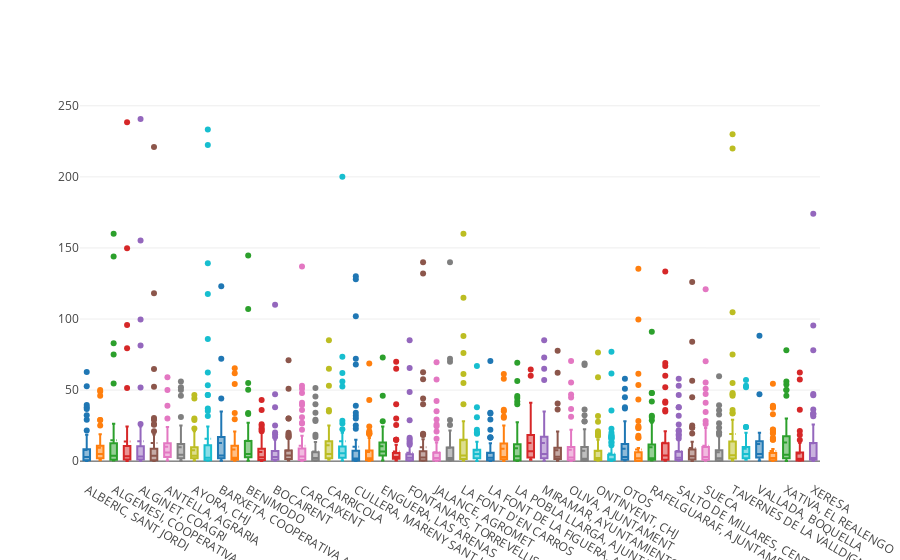

Write notebook code for a chart like this one.
### Code cell
# boxplot interactivo con estadística básica de las estaciones seleccionadas
# SÓLO tiene en cuenta los días de lluvia

boxplot_raindays = []
for col in list(bp_raindays.columns):
    boxplot_raindays.append(go.Box (y=bp_raindays[col], name=col, showlegend=False,
                                    boxmean= True               ) )
iplot(boxplot_raindays)

### Figure 1 — Plotly figure (JSON) as saved in the notebook; plotly's stock layout.template omitted (floating-point values rounded to 4 significant figures; data arrays with more than 128 entries replaced by an {"elided": "..."} marker saying what was removed)
{"data": [{"boxmean": true, "name": "ALBERIC, SANT JORDI", "showlegend": false, "type": "box", "uid": "30b884fe-712f-42e9-ba35-7b6d0994a89e", "y": {"elided": "365 float values"}}, {"boxmean": true, "name": "ALCANTARA DE XUQUER,AYUNTAMIEN", "showlegend": false, "type": "box", "uid": "26383315-5371-427e-ab8f-7133bbb0f061", "y": {"elided": "365 float values"}}, {"boxmean": true, "name": "ALGEMESI, COOPERATIVA", "showlegend": false, "type": "box", "uid": "7b244e47-b24b-489d-ad3c-f95ebdc871f4", "y": {"elided": "365 float values"}}, {"boxmean": true, "name": "ALGINET", "showlegend": false, "type": "box", "uid": "511e906f-aeb0-4654-aa51-729d7f00ca84", "y": {"elided": "365 float values"}}, {"boxmean": true, "name": "ALGINET, COAGRI", "showlegend": false, "type": "box", "uid": "218c347f-0b6e-4ccb-b6ab-a93997db9520", "y": {"elided": "365 float values"}}, {"boxmean": true, "name": "ALZIRA, TORRECHO", "showlegend": false, "type": "box", "uid": "95b2c9ef-bb3d-4776-b910-97b15c6775a9", "y": {"elided": "365 float values"}}, {"boxmean": true, "name": "ANTELLA, AGRARIA", "showlegend": false, "type": "box", "uid": "6bec2eb0-9807-4f11-8571-be54bf6c559b", "y": {"elided": "365 float values"}}, {"boxmean": true, "name": "ANTELLA, FONT DOLCA", "showlegend": false, "type": "box", "uid": "f9725757-416c-4efc-ae28-74e5ec1dd00f", "y": {"elided": "365 float values"}}, {"boxmean": true, "name": "AYORA, CHJ", "showlegend": false, "type": "box", "uid": "972a0717-6bba-4eb2-9e29-7fe8b6a54763", "y": {"elided": "365 float values"}}, {"boxmean": true, "name": "BARX", "showlegend": false, "type": "box", "uid": "c41d7d7a-bfdb-4d0a-91ff-5bf80a05264c", "y": {"elided": "365 float values"}}, {"boxmean": true, "name": "BARXETA, COOPERATIVA AGRICOLA", "showlegend": false, "type": "box", "uid": "a13b3976-92b8-4d52-8425-52da81dfc0ad", "y": {"elided": "365 float values"}}, {"boxmean": true, "name": "BENIATJAR, LES PLANISSES", "showlegend": false, "type": "box", "uid": "9c2d5bc3-7eda-48b7-b8f2-f6bd8aea0d39", "y": {"elided": "365 float values"}}, {"boxmean": true, "name": "BENIMODO", "showlegend": false, "type": "box", "uid": "1f596b3b-ef31-4487-a870-5d072b922824", "y": {"elided": "365 float values"}}, {"boxmean": true, "name": "BICORP", "showlegend": false, "type": "box", "uid": "7106760d-b96d-4ec5-8d1a-c81579c6e421", "y": {"elided": "365 float values"}}, {"boxmean": true, "name": "BOCAIRENT", "showlegend": false, "type": "box", "uid": "3a634786-48c5-4b3f-ba9b-e2679e189a4f", "y": {"elided": "365 float values"}}, {"boxmean": true, "name": "BOLBAITE", "showlegend": false, "type": "box", "uid": "3a033bd3-7cb6-4c70-9052-92af871458ee", "y": {"elided": "365 float values"}}, {"boxmean": true, "name": "CARCAIXENT", "showlegend": false, "type": "box", "uid": "8f5a1fe9-c885-4e17-b175-5e2c0d01cf99", "y": {"elided": "365 float values"}}, {"boxmean": true, "name": "CARCAIXENT, SEA", "showlegend": false, "type": "box", "uid": "15864a60-f479-4bf7-945b-6c2150325bfb", "y": {"elided": "365 float values"}}, {"boxmean": true, "name": "CARRICOLA", "showlegend": false, "type": "box", "uid": "e449d9b1-04e7-43a7-8f4d-43c855c3ea79", "y": {"elided": "365 float values"}}, {"boxmean": true, "name": "CORBERA D'ALZIRA", "showlegend": false, "type": "box", "uid": "6d0c50c0-abfa-4dbd-8217-40fadf68ce9c", "y": {"elided": "365 float values"}}, {"boxmean": true, "name": "CULLERA, MARENY SANT LLORENC", "showlegend": false, "type": "box", "uid": "69539201-b6dc-4d20-bb20-40fbb83dc350", "y": {"elided": "365 float values"}}, {"boxmean": true, "name": "ENGUERA, CHJ", "showlegend": false, "type": "box", "uid": "749a919b-f557-4acb-8b82-9d9e92d045cc", "y": {"elided": "365 float values"}}, {"boxmean": true, "name": "ENGUERA, LAS ARENAS", "showlegend": false, "type": "box", "uid": "0c457cc2-c57f-45d2-bae4-d5746c863c40", "y": {"elided": "365 float values"}}, {"boxmean": true, "name": "FONTANARS, AYUNTAMIENTO", "showlegend": false, "type": "box", "uid": "149f7de3-0176-499a-9922-0a1fcc447165", "y": {"elided": "365 float values"}}, {"boxmean": true, "name": "FONTANARS, TORREVELLISCA", "showlegend": false, "type": "box", "uid": "290d20d7-085d-4fd2-9b2d-e5a5efd89cfa", "y": {"elided": "365 float values"}}, {"boxmean": true, "name": "GUADASSUAR", "showlegend": false, "type": "box", "uid": "bd129d02-5b6d-4de8-8d0b-d4c6dcfbaf53", "y": {"elided": "365 float values"}}, {"boxmean": true, "name": "JALANCE, AGROMET", "showlegend": false, "type": "box", "uid": "47a551b7-9af6-408c-8763-bdbe70c12e3a", "y": {"elided": "365 float values"}}, {"boxmean": true, "name": "L'ENOVA, AYUNTAMIENTO", "showlegend": false, "type": "box", "uid": "8731b47e-ad18-4e3f-a46a-40438465f75a", "y": {"elided": "365 float values"}}, {"boxmean": true, "name": "LA FONT D'EN CARROS", "showlegend": false, "type": "box", "uid": "867ba458-2647-499c-9f2c-a5ca59cc2d62", "y": {"elided": "365 float values"}}, {"boxmean": true, "name": "LA FONT DE LA FIGUERA", "showlegend": false, "type": "box", "uid": "666c4dff-dd17-4345-a6a2-c8e9dc270f89", "y": {"elided": "365 float values"}}, {"boxmean": true, "name": "LA FONT DE LA FIGUERA, AGRARIA", "showlegend": false, "type": "box", "uid": "a9388861-486d-48a0-86f3-093179387d38", "y": {"elided": "365 float values"}}, {"boxmean": true, "name": "LA POBLA DEL DUC", "showlegend": false, "type": "box", "uid": "e3982a96-0ef7-4b06-89a7-274096ebecef", "y": {"elided": "365 float values"}}, {"boxmean": true, "name": "LA POBLA LLARGA, AJUNTAMENT", "showlegend": false, "type": "box", "uid": "808ac995-6124-4889-82a1-b8e29fe9933a", "y": {"elided": "365 float values"}}, {"boxmean": true, "name": "LLUTXENT", "showlegend": false, "type": "box", "uid": "8bcb3879-b5aa-46d3-966b-efb770504ed4", "y": {"elided": "365 float values"}}, {"boxmean": true, "name": "MIRAMAR, AYUNTAMIENTO", "showlegend": false, "type": "box", "uid": "3a68aa8a-4834-42a1-9b50-91be91998a6a", "y": {"elided": "365 float values"}}, {"boxmean": true, "name": "MOIXENT", "showlegend": false, "type": "box", "uid": "5fc1c8d5-1798-41e2-9c2b-cd7409b641b2", "y": {"elided": "365 float values"}}, {"boxmean": true, "name": "OLIVA, AJUNTAMENT", "showlegend": false, "type": "box", "uid": "3ec1ff08-b975-4ac8-ad29-039dcc504320", "y": {"elided": "365 float values"}}, {"boxmean": true, "name": "OLIVA, AJUNTAMENT, AUTOMATICA", "showlegend": false, "type": "box", "uid": "a86add4b-d2d0-4587-bbf7-0788e9327cbb", "y": {"elided": "365 float values"}}, {"boxmean": true, "name": "ONTINYENT, CHJ", "showlegend": false, "type": "box", "uid": "8ab5fa40-ccc4-4a7d-8f42-d79e471e5a2d", "y": {"elided": "365 float values"}}, {"boxmean": true, "name": "ONTINYENT, COL.LEGI", "showlegend": false, "type": "box", "uid": "9f3f775f-57e5-4360-94df-a0b87dbaea20", "y": {"elided": "365 float values"}}, {"boxmean": true, "name": "OTOS", "showlegend": false, "type": "box", "uid": "a09abdbb-afb0-4685-ab0e-cb572d26b502", "y": {"elided": "365 float values"}}, {"boxmean": true, "name": "POLINYA, PISCIFACT, AUTOMATICA", "showlegend": false, "type": "box", "uid": "acf6b19f-bdcd-4724-a6cd-1630d1bed50e", "y": {"elided": "365 float values"}}, {"boxmean": true, "name": "RAFELGUARAF, AJUNTAMENT", "showlegend": false, "type": "box", "uid": "ca45a581-0aea-48f0-872c-d815771b6fa1", "y": {"elided": "365 float values"}}, {"boxmean": true, "name": "REAL DE GANDIA, AYUNTAMIENTO", "showlegend": false, "type": "box", "uid": "600910e7-1101-4509-88d9-09f24f19bfce", "y": {"elided": "365 float values"}}, {"boxmean": true, "name": "SALTO DE MILLARES, CENTRAL", "showlegend": false, "type": "box", "uid": "2e1598dc-61b7-4e4f-87d8-7d4bd082018d", "y": {"elided": "365 float values"}}, {"boxmean": true, "name": "SOLLANA, AJUNTAMENT", "showlegend": false, "type": "box", "uid": "fc485fdf-1bb1-413f-a41a-0ee865e374ab", "y": {"elided": "365 float values"}}, {"boxmean": true, "name": "SUECA", "showlegend": false, "type": "box", "uid": "3a1a5cd7-81f9-40cf-918c-064bc4e73043", "y": {"elided": "365 float values"}}, {"boxmean": true, "name": "SUMACARCER", "showlegend": false, "type": "box", "uid": "03078837-8746-4cd0-9200-ca2c841e438f", "y": {"elided": "365 float values"}}, {"boxmean": true, "name": "TAVERNES DE LA VALLDIGNA", "showlegend": false, "type": "box", "uid": "8a480d45-43a2-4c00-99bc-0e3fc8ac2420", "y": {"elided": "365 float values"}}, {"boxmean": true, "name": "TERESA DE COFRENTES", "showlegend": false, "type": "box", "uid": "8c7ce041-69ef-4037-884e-f5476fb52086", "y": {"elided": "365 float values"}}, {"boxmean": true, "name": "VALLADA, BOQUELLA", "showlegend": false, "type": "box", "uid": "f32c0929-8771-4454-965b-cbac32c54813", "y": {"elided": "365 float values"}}, {"boxmean": true, "name": "VILA-NOVA DE CASTELLO, AJUNTAM", "showlegend": false, "type": "box", "uid": "50cd32b1-97e0-401c-98dd-de1886dcf2ec", "y": {"elided": "365 float values"}}, {"boxmean": true, "name": "XATIVA, EL REALENGO", "showlegend": false, "type": "box", "uid": "7ccd246a-8c25-421d-810b-e92decc44f9f", "y": {"elided": "365 float values"}}, {"boxmean": true, "name": "XATIVA, LES PERERES AUTOMATICA", "showlegend": false, "type": "box", "uid": "98956600-0a71-4550-8645-50a2e57b6e63", "y": {"elided": "365 float values"}}, {"boxmean": true, "name": "XERESA", "showlegend": false, "type": "box", "uid": "5304b13b-1a21-4c03-9f96-4fc5ff6e50c2", "y": {"elided": "365 float values"}}], "layout": {}}
